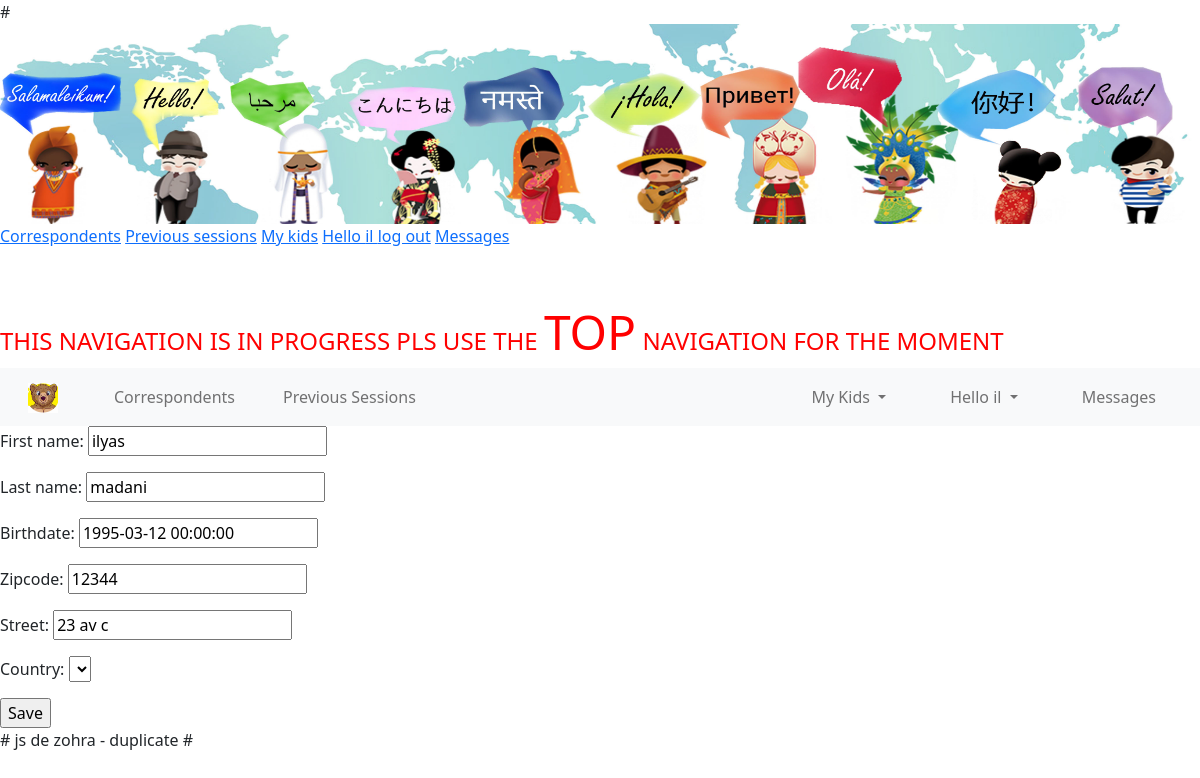
The page /myaccount/2/edit/ (signed in) on the database its author committed.
### main/models.py (models this page shows, shortened)
class Parent(models.Model):
    user = models.ForeignKey(User, on_delete=models.CASCADE)
    email = models.EmailField(unique=True, null=True)
    street = models.CharField(max_length=100, null=True, blank=True)
    zipcode = models.IntegerField(null=True, blank=True)
    last_name = models.CharField(max_length=100, default='')
    first_name = models.CharField(max_length=100, default='')
    birthdate = models.DateTimeField(null=True, blank=True)
    country = models.ForeignKey(Country, on_delete=models.CASCADE, default=1)
    date_joined = models.DateTimeField(auto_now_add=True, null=True)

### myaccounts/views.py (the view)
# urls.py: path('<int:id>/edit/', update_parent_view, name='edit-parent'),
def update_parent_view(request, id):
   obj = Parent.objects.get(user_id=id)
   form = EditParentInfo(request.POST or None, instance=obj)
   if form.is_valid():
      form.save()
      return redirect(f"/myaccount/{id}")
   context = {
      'form': form
   }
   return render(request, 'parent/editprofile_parent.html', context)

### myaccounts/forms.py
class EditParentInfo(forms.ModelForm):
    class Meta:
        model = Parent
        fields = ['first_name', 'last_name', 'birthdate', 'zipcode', 'street', 'country']

### main/models.py (called while the page is built)
    def get_absolute_url(self):
        return reverse('main:myaccounts:my-account', kwargs={"id": self.id})

### myaccounts/templates/parent/editprofile_parent.html
{% extends 'base.html' %}
    {% block content %}
    <form action='' method="POST"> {% csrf_token %}
       {{ form.as_p }}
       <input type="submit" value="Save">
    </form>
    {% endblock %}

### static/css/style.css (style rules this page uses)
body { margin-top:20px; }

### rows shown on the page
Parent: first_name "ilyas", last_name "madani", birthdate "1995-03-12 00:00:00", zipcode "12344", street "23 av c"

### other values the page prints
{{ request.session.username }} "il"
